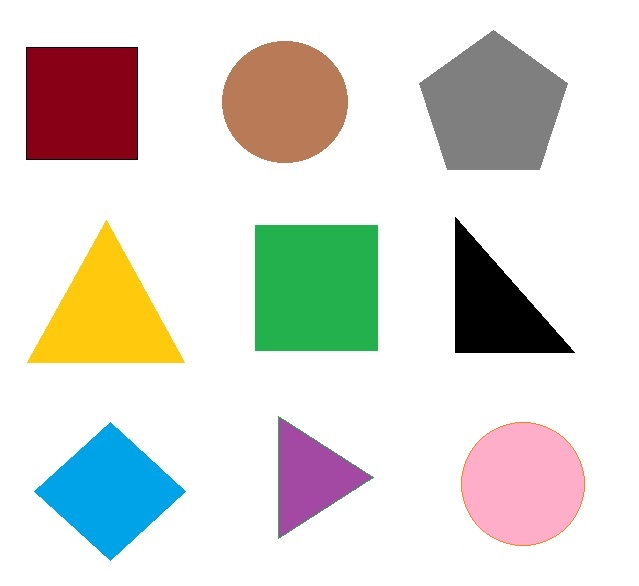
#> input picture OpenCV/opcv/test3.jpg, 639 x 586 px
$ python selfColorDetect.py
#> lines starting #> are read from the running program, lines starting #| are printed output that depends on the picture; after the words box and inside, x2 and y2 are one past the last pixel; in counts of white or black regions, pixels touching at a corner belong together
#顏色偵測
import cv2
from cv2 import dilate
from cv2 import imread
import numpy as np
import random
img4=cv2.imread("test3.jpg")
#> img4 is the input picture: shape (586, 639, 3); mean B, G, R 212.2, 218.5, 219.9
img4=cv2.resize(img4,(0,0),fx=0.5,fy=0.5)#//寬高/2
#> img4: shape (293, 320, 3)
hsv=cv2.cvtColor(img4,cv2.COLOR_BGR2HSV)#bgr轉hsv
#> hsv: shape (293, 320, 3); mean H, S, V 24.9, 40.4, 232.3
#hsv:色調(各種顏色),飽和度(白~彩),亮度(黑~亮)

cv2.namedWindow("trackbar")#建立視窗(視窗名稱)
cv2.resizeWindow("trackbar",640,320)#調整視窗大小(視窗名稱,寬,高)

def empty(v):
    pass#跳過不管
cv2.createTrackbar("Hue Min","trackbar",0,179,empty)#建立控制條(名稱,所在視窗名稱,初始值,最大值(opcv的hue最大可到179),當值被改變時所要呼叫的函式(會傳一個值進去))
#> slider 'Hue Min' is set to 35
cv2.createTrackbar("Hue Max","trackbar",179,179,empty)
cv2.createTrackbar("Sat Min","trackbar",0,255,empty)
#> slider 'Sat Min' is set to 51
cv2.createTrackbar("Sat Max","trackbar",255,255,empty)
cv2.createTrackbar("Val Min","trackbar",0,255,empty)
#> slider 'Val Min' is set to 51
cv2.createTrackbar("Val Max","trackbar",255,255,empty)
vid=cv2.VideoCapture(0)
while True:
    ret ,frame=vid.read()
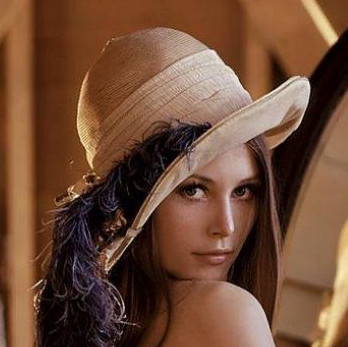
#> input picture OpenCV/opcv/lenna.png, 348 x 347 px, given in place of the camera
#> frame is the input picture: shape (347, 348, 3); mean B, G, R 55.1, 76.5, 113.4
    vhsv=cv2.cvtColor(frame,cv2.COLOR_BGR2HSV)
#> vhsv: shape (347, 348, 3); mean H, S, V 22.1, 149.6, 113.4

    h_min=cv2.getTrackbarPos("Hue Min","trackbar")#取控制條的值(控制條名稱,視窗名稱)
    h_max=cv2.getTrackbarPos("Hue Max","trackbar")
    s_min=cv2.getTrackbarPos("Sat Min","trackbar")
    s_max=cv2.getTrackbarPos("Sat Max","trackbar")
    v_min=cv2.getTrackbarPos("Val Min","trackbar")
    v_max=cv2.getTrackbarPos("Val Max","trackbar")
    lower=np.array([h_min,s_min,v_min])
    upper=np.array([h_max,s_max,v_max])
    mask=cv2.inRange(vhsv,lower,upper)#過濾顏色-顯示遮罩(三維陣列,最小值(陣列(存hsv三個值)),最大值(陣列(存hsv三個值)))
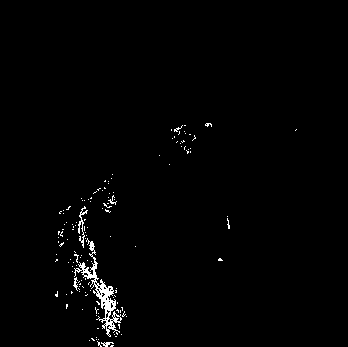
#> mask: shape (347, 348); 1.2% white in thin lines or dots, all inside (x1, y1, x2, y2) = (55, 123, 297, 347)
    result=cv2.bitwise_and(frame,frame,mask=mask)#過濾顏色-顯示結果(三維陣列(原圖),三維陣列(原圖),mask=三維陣列(遮罩))

    cv2.imshow("video",frame)
    cv2.imshow("vhsv",vhsv)
    cv2.imshow("mask",mask)
    cv2.imshow("result",result)
    if cv2.waitKey(40)==ord('q'):
#> (key q is pressed here)
        break
print(h_min,h_max,s_min,s_max,v_min,v_max)
cv2.waitKey(40)
